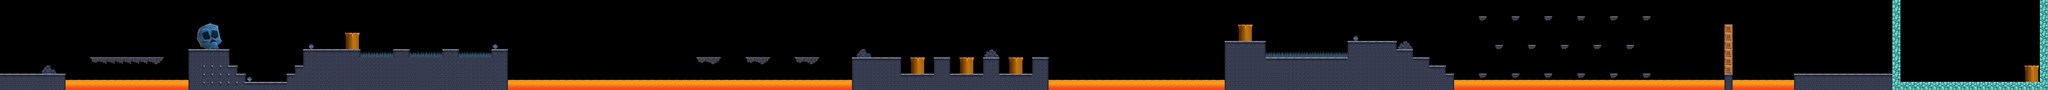

Tiled map render using the project's own tile images. Description and the map definition, with tile-layer contents summarised, below:
An orthogonal 500x22 tile map with 32x32 px tiles, 3 tile layers (layer3, layer2, layer1) and 279 objects.

<map version="1.0" orientation="orthogonal" width="500" height="22" tilewidth="32" tileheight="32">
 <tileset firstgid="1" name="Tileset_2" tilewidth="32" tileheight="32" spacing="2" margin="1">
  <image source="gfx/game/Tileset_4.png" width="884" height="476" />
 </tileset>
 <layer name="layer3" width="500" height="22">
  <data>[11000 cells, 789 non-empty, 6 distinct tile ids]</data>
 </layer>
 <layer name="layer2" width="500" height="22">
  <data>[11000 cells, 104 non-empty, 80 distinct tile ids]</data>
 </layer>
 <layer name="layer1" width="500" height="22">
  <data>[11000 cells, 2100 non-empty, 76 distinct tile ids]</data>
 </layer>
 <objectgroup name="finish" width="500" height="22">
  <object x="14048" y="576" />
 </objectgroup>
 <objectgroup name="checkpoint" width="500" height="22">
  <object x="5920" y="352" />
 </objectgroup>
 <objectgroup name="player" width="500" height="22">
  <object x="96" y="480" />
 </objectgroup>
 <objectgroup name="coins" width="500" height="22">
  <object x="4224" y="512" />
  <object x="4224" y="576" />
  <object x="4544" y="512" />
  <object x="4544" y="576" />
  <object x="4864" y="512" />
  <object x="4864" y="576" />
  <object x="5184" y="512" />
  <object x="5184" y="576" />
  <object x="5600" y="544" />
  <object x="5664" y="544" />
  <object x="5728" y="544" />
  <object x="5792" y="544" />
  <object x="5856" y="544" />
  <object x="5920" y="544" />
  <object x="5984" y="544" />
  <object x="6048" y="544" />
  <object x="6112" y="544" />
  <object x="6176" y="544" />
  <object x="6240" y="544" />
  <object x="15328" y="256" />
  <object x="15392" y="256" />
  <object x="15328" y="320" />
  <object x="15392" y="320" />
  <object x="15456" y="320" />
  <object x="15264" y="320" />
  <object x="15328" y="384" />
  <object x="15392" y="384" />
  <object x="15104" y="96" />
  <object x="15168" y="96" />
  <object x="15232" y="96" />
  <object x="15104" y="160" />
  <object x="15104" y="224" />
  <object x="15168" y="160" />
  <object x="15616" y="96" />
  <object x="15616" y="160" />
  <object x="15616" y="224" />
  <object x="15552" y="160" />
  <object x="15552" y="96" />
  <object x="15488" y="96" />
  <object x="832" y="64" />
  <object x="896" y="64" />
  <object x="960" y="64" />
  <object x="1024" y="64" />
  <object x="1088" y="64" />
  <object x="1152" y="64" />
  <object x="960" y="128" />
  <object x="1024" y="128" />
  <object x="960" y="192" />
  <object x="1024" y="192" />
  <object x="7456" y="64" />
  <object x="7520" y="64" />
  <object x="7584" y="64" />
  <object x="7648" y="64" />
  <object x="1920" y="128" />
  <object x="1984" y="128" />
  <object x="2048" y="128" />
  <object x="2112" y="128" />
  <object x="2176" y="128" />
  <object x="2240" y="128" />
  <object x="3296" y="160" />
  <object x="3360" y="160" />
  <object x="3680" y="160" />
  <object x="3744" y="160" />
  <object x="5888" y="64" />
  <object x="5952" y="64" />
  <object x="8480" y="96" />
  <object x="8480" y="160" />
  <object x="8480" y="224" />
  <object x="8864" y="96" />
  <object x="8864" y="160" />
  <object x="8864" y="224" />
  <object x="9248" y="96" />
  <object x="9248" y="160" />
  <object x="9248" y="224" />
  <object x="11840" y="224" />
  <object x="11840" y="288" />
  <object x="11584" y="448" />
  <object x="11584" y="512" />
  <object x="12096" y="448" />
  <object x="12096" y="512" />
  <object x="12480" y="224" />
  <object x="12480" y="288" />
  <object x="12608" y="448" />
  <object x="12608" y="512" />
  <object x="13184" y="128" />
  <object x="13184" y="192" />
  <object x="13184" y="256" />
 </objectgroup>
 <objectgroup name="hidden_bonus_level" width="500" height="22">
  <object x="15872" y="512">
   <properties>
    <property name="1" value="exit" />
   </properties>
  </object>
  <object x="14912" y="32">
   <properties>
    <property name="1" value="fall" />
   </properties>
  </object>
  <object x="14752" y="672">
   <properties>
    <property name="1" value="isHiddenBonus" />
    <property name="2" value="under" />
   </properties>
  </object>
  <object x="7936" y="448">
   <properties>
    <property name="1" value="enter" />
   </properties>
  </object>
  <object x="9728" y="192">
   <properties>
    <property name="1" value="spawn" />
   </properties>
  </object>
 </objectgroup>
 <objectgroup name="bonus_blocks" width="500" height="22">
  <object x="160" y="160">
   <properties>
    <property name="1" value="coin" />
   </properties>
  </object>
  <object x="224" y="160">
   <properties>
    <property name="1" value="coin" />
   </properties>
  </object>
  <object x="288" y="160">
   <properties>
    <property name="1" value="mush" />
   </properties>
  </object>
  <object x="352" y="160">
   <properties>
    <property name="1" value="coin" />
   </properties>
  </object>
  <object x="6816" y="256">
   <properties>
    <property name="1" value="coin" />
   </properties>
  </object>
  <object x="6880" y="256">
   <properties>
    <property name="1" value="coin" />
   </properties>
  </object>
  <object x="10720" y="128">
   <properties>
    <property name="1" value="mush" />
   </properties>
  </object>
  <object x="10784" y="128">
   <properties>
    <property name="1" value="coin" />
   </properties>
  </object>
  <object x="10656" y="128">
   <properties>
    <property name="1" value="coin" />
   </properties>
  </object>
 </objectgroup>
 <objectgroup name="hidden_blocks" width="500" height="22">
  <object x="15104" y="448">
   <properties>
    <property name="1" value="coin" />
   </properties>
  </object>
  <object x="15616" y="448">
   <properties>
    <property name="1" value="mush" />
   </properties>
  </object>
  <object x="160" y="384">
   <properties>
    <property name="1" value="coin" />
   </properties>
  </object>
  <object x="224" y="384">
   <properties>
    <property name="1" value="coin" />
   </properties>
  </object>
  <object x="288" y="384">
   <properties>
    <property name="1" value="coin" />
   </properties>
  </object>
  <object x="352" y="384">
   <properties>
    <property name="1" value="coin" />
   </properties>
  </object>
  <object x="7360" y="256">
   <properties>
    <property name="1" value="coin" />
   </properties>
  </object>
  <object x="7744" y="256">
   <properties>
    <property name="1" value="coin" />
   </properties>
  </object>
 </objectgroup>
 <objectgroup name="destroyable_blocks" width="500" height="22">
  <object x="15296" y="448">
   <properties>
    <property name="1" value="1" />
   </properties>
  </object>
  </objectgroup>
 <objectgroup name="stand_destroy_blocks" width="500" height="22" />
 <objectgroup name="enemies" width="500" height="22">
  <!-- 49 objects omitted --></objectgroup>
 <objectgroup name="enemies_obstacles" width="500" height="22" />
 <objectgroup name="trampoline" width="500" height="22" />
 <objectgroup name="platform_horizontal" width="500" height="22">
  <!-- 2 objects omitted --></objectgroup>
 <objectgroup name="platform_vertical" width="500" height="22">
  <!-- 1 objects omitted --></objectgroup>
 <objectgroup name="platform_vertical_multiple" width="500" height="22" />
 <objectgroup name="platform_gravity" width="500" height="22">
  <!-- 4 objects omitted --></objectgroup>
 <objectgroup name="platform_zigzag" width="500" height="22">
  <!-- 3 objects omitted --></objectgroup>
 <objectgroup name="platform_motor" width="500" height="22" />
 <objectgroup name="platform_motor_big" width="500" height="22" />
 <objectgroup name="trap" width="500" height="22">
  <!-- 4 objects omitted --></objectgroup>
 <objectgroup name="physics" width="500" height="22">
  <!-- 57 objects omitted --></objectgroup>
</map>
<!-- 166 of 279 objects omitted -->
